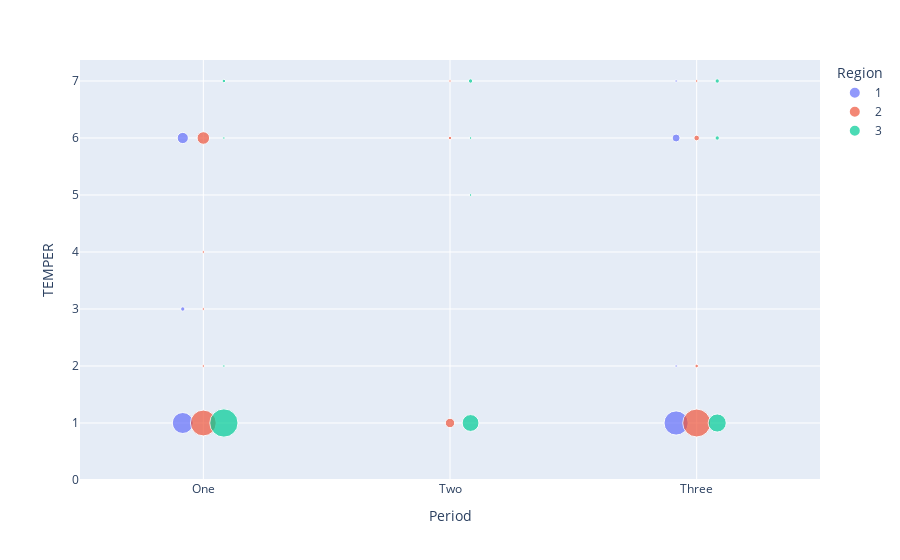

Notebook source saved alongside this figure:
### Code cell
import plotly.express as px
import pandas as pd

df = pd.read_csv('TEMPER.csv')
df['Region'] = df['Region'].astype(str)

fig = px.scatter(df, x="Period", y="TEMPER", size='value', color='Region')

fig.update_layout(
    xaxis = dict(
        tickmode = 'array',
        tickvals = [1, 2, 3],
        ticktext = ['One', 'Two', 'Three']
    )
)

fig.update_layout(scattermode="group",scattergap=0.75)

fig.show()

### Figure 1 — Plotly figure (JSON) as saved in the notebook; plotly's stock layout.template omitted (floating-point values rounded to 4 significant figures)
{"data": [{"hovertemplate": "Region=1<br>Period=%{x}<br>TEMPER=%{y}<br>value=%{marker.size}<extra></extra>", "legendgroup": "1", "marker": {"color": "#636efa", "size": [70, 3, 20, 93, 1, 10, 1], "sizemode": "area", "sizeref": 0.3175, "symbol": "circle"}, "mode": "markers", "name": "1", "orientation": "v", "showlegend": true, "type": "scatter", "x": [1, 1, 1, 3, 3, 3, 3], "xaxis": "x", "y": [1, 3, 6, 1, 2, 6, 7], "yaxis": "y"}, {"hovertemplate": "Region=2<br>Period=%{x}<br>TEMPER=%{y}<br>value=%{marker.size}<extra></extra>", "legendgroup": "2", "marker": {"color": "#EF553B", "size": [106, 1, 1, 1, 25, 14, 2, 1, 124, 2, 5, 1], "sizemode": "area", "sizeref": 0.3175, "symbol": "circle"}, "mode": "markers", "name": "2", "orientation": "v", "showlegend": true, "type": "scatter", "x": [1, 1, 1, 1, 1, 2, 2, 2, 3, 3, 3, 3], "xaxis": "x", "y": [1, 2, 3, 4, 6, 1, 6, 7, 1, 2, 6, 7], "yaxis": "y"}, {"hovertemplate": "Region=3<br>Period=%{x}<br>TEMPER=%{y}<br>value=%{marker.size}<extra></extra>", "legendgroup": "3", "marker": {"color": "#00cc96", "size": [127, 1, 1, 2, 45, 1, 1, 3, 52, 3, 3], "sizemode": "area", "sizeref": 0.3175, "symbol": "circle"}, "mode": "markers", "name": "3", "orientation": "v", "showlegend": true, "type": "scatter", "x": [1, 1, 1, 1, 2, 2, 2, 2, 3, 3, 3], "xaxis": "x", "y": [1, 2, 6, 7, 1, 5, 6, 7, 1, 6, 7], "yaxis": "y"}], "layout": {"legend": {"itemsizing": "constant", "title": {"text": "Region"}, "tracegroupgap": 0}, "margin": {"t": 60}, "scattergap": 0.75, "scattermode": "group", "xaxis": {"anchor": "y", "domain": [0, 1], "tickmode": "array", "ticktext": ["One", "Two", "Three"], "tickvals": [1, 2, 3], "title": {"text": "Period"}}, "yaxis": {"anchor": "x", "domain": [0, 1], "title": {"text": "TEMPER"}}}}
